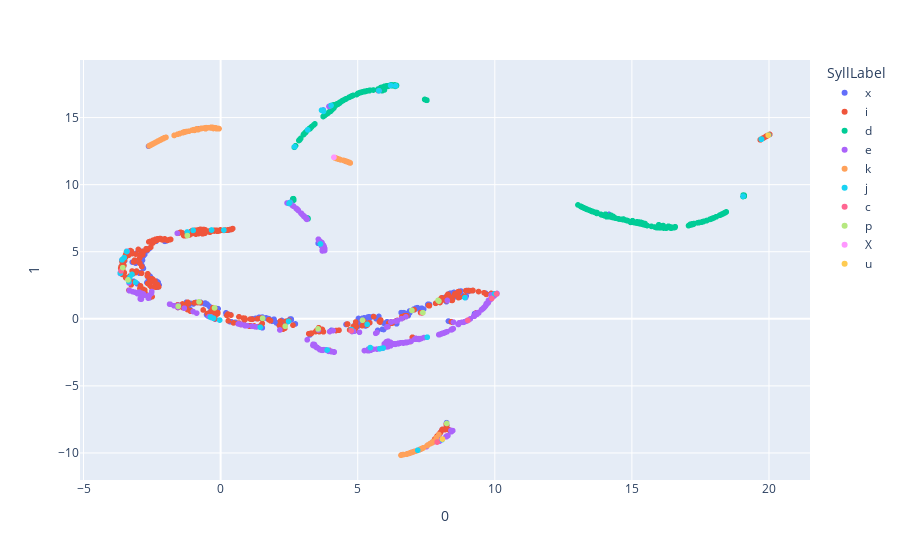

Notebook source saved alongside this figure:
### Code cell
umap_2d = umap.UMAP(n_components=2, init='random', random_state=0, min_dist=0, n_neighbors=20)
#umap_3d = UMAP(n_components=3, init='random', random_state=0)

proj_2d = umap_2d.fit_transform(data1)
#proj_3d = umap_3d.fit_transform(features)

fig_2d = px.scatter(
    proj_2d, x=0, y=1,
    color=data.SyllLabel, labels={'color': 'SyllLabel'}
)
# fig_3d = px.scatter_3d(
#     proj_3d, x=0, y=1, z=2,
#     color=df.species, labels={'color': 'species'}
# )
# fig_3d.update_traces(marker_size=5)

fig_2d.show()
#fig_3d.show()

### Figure 1 — Plotly figure (JSON) as saved in the notebook; plotly's stock layout.template omitted (floating-point values rounded to 4 significant figures; data arrays with more than 128 entries replaced by an {"elided": "..."} marker saying what was removed)
{"data": [{"hovertemplate": "SyllLabel=x<br>0=%{x}<br>1=%{y}<extra></extra>", "legendgroup": "x", "marker": {"color": "#636efa", "symbol": "circle"}, "mode": "markers", "name": "x", "showlegend": true, "type": "scattergl", "x": {"elided": "348 float values"}, "xaxis": "x", "y": {"elided": "348 float values"}, "yaxis": "y"}, {"hovertemplate": "SyllLabel=i<br>0=%{x}<br>1=%{y}<extra></extra>", "legendgroup": "i", "marker": {"color": "#EF553B", "symbol": "circle"}, "mode": "markers", "name": "i", "showlegend": true, "type": "scattergl", "x": {"elided": "461 float values"}, "xaxis": "x", "y": {"elided": "461 float values"}, "yaxis": "y"}, {"hovertemplate": "SyllLabel=d<br>0=%{x}<br>1=%{y}<extra></extra>", "legendgroup": "d", "marker": {"color": "#00cc96", "symbol": "circle"}, "mode": "markers", "name": "d", "showlegend": true, "type": "scattergl", "x": {"elided": "441 float values"}, "xaxis": "x", "y": {"elided": "441 float values"}, "yaxis": "y"}, {"hovertemplate": "SyllLabel=e<br>0=%{x}<br>1=%{y}<extra></extra>", "legendgroup": "e", "marker": {"color": "#ab63fa", "symbol": "circle"}, "mode": "markers", "name": "e", "showlegend": true, "type": "scattergl", "x": {"elided": "434 float values"}, "xaxis": "x", "y": {"elided": "434 float values"}, "yaxis": "y"}, {"hovertemplate": "SyllLabel=k<br>0=%{x}<br>1=%{y}<extra></extra>", "legendgroup": "k", "marker": {"color": "#FFA15A", "symbol": "circle"}, "mode": "markers", "name": "k", "showlegend": true, "type": "scattergl", "x": {"elided": "201 float values"}, "xaxis": "x", "y": {"elided": "201 float values"}, "yaxis": "y"}, {"hovertemplate": "SyllLabel=j<br>0=%{x}<br>1=%{y}<extra></extra>", "legendgroup": "j", "marker": {"color": "#19d3f3", "symbol": "circle"}, "mode": "markers", "name": "j", "showlegend": true, "type": "scattergl", "x": [6.199, 0.117, 5.929, -1.219, 3.641, 3.179, 2.496, -3.596, 3.742, 3.752, -0.3304, -3.31, 3.885, 6.381, 5.459, 5.804, -0.0344, -0.257, 19.06, 3.681, 2.698, -3.233, 19.72, -3.424, 7.191, 8.911, 2.525, 4.77, -3.517, 3.735, 4.027, 8.083, 19.73, 2.478, -3.103, -1.002, 19.99, -0.373, 1.444, 19.99, 9.992, 7.536, 5.344, -3.35, 5.773, -3.656, 19.97], "xaxis": "x", "y": [17.4, 6.614, -2.176, 6.471, 5.579, 14.08, 8.602, 4.394, 15.52, 15.46, 6.619, 3.086, -2.325, 17.37, -2.145, -2.231, -0.09587, 0.03407, 9.143, 15.55, 12.83, 3.311, 13.39, 5.017, -9.795, 1.579, 8.663, -0.8019, 4.566, 15.56, 15.9, -9.005, 13.4, -0.1835, 2.72, 6.592, 13.7, 0.1266, -0.6251, 13.7, 1.865, -1.369, -0.4125, 2.787, 17.0, 3.409, 13.69], "yaxis": "y"}, {"hovertemplate": "SyllLabel=c<br>0=%{x}<br>1=%{y}<extra></extra>", "legendgroup": "c", "marker": {"color": "#FF6692", "symbol": "circle"}, "mode": "markers", "name": "c", "showlegend": true, "type": "scattergl", "x": [9.018, 9.892, 7.897, -3.63, 7.349, 4.763, 10.06], "xaxis": "x", "y": [-0.1138, 1.516, -9.187, 3.576, 0.4211, -0.8941, 1.858], "yaxis": "y"}, {"hovertemplate": "SyllLabel=p<br>0=%{x}<br>1=%{y}<extra></extra>", "legendgroup": "p", "marker": {"color": "#B6E880", "symbol": "circle"}, "mode": "markers", "name": "p", "showlegend": true, "type": "scattergl", "x": [7.931, -3.57, -3.378, -1.214, 3.555, 2.356, -1.547, 7.378, 5.176, 6.976, 8.247, -0.7877, 1.532, 7.962, -0.2221], "xaxis": "x", "y": [1.374, 3.812, 2.902, 6.206, -0.7529, -0.5552, 0.9333, 0.4579, -0.1059, 0.6238, -7.802, 1.264, 0.03438, 1.318, 0.8114], "yaxis": "y"}, {"hovertemplate": "SyllLabel=X<br>0=%{x}<br>1=%{y}<extra></extra>", "legendgroup": "X", "marker": {"color": "#FF97FF", "symbol": "circle"}, "mode": "markers", "name": "X", "showlegend": true, "type": "scattergl", "x": [4.132], "xaxis": "x", "y": [12.04], "yaxis": "y"}, {"hovertemplate": "SyllLabel=u<br>0=%{x}<br>1=%{y}<extra></extra>", "legendgroup": "u", "marker": {"color": "#FECB52", "symbol": "circle"}, "mode": "markers", "name": "u", "showlegend": true, "type": "scattergl", "x": [8.092, 19.97], "xaxis": "x", "y": [-8.963, 13.69], "yaxis": "y"}], "layout": {"legend": {"title": {"text": "SyllLabel"}, "tracegroupgap": 0}, "margin": {"t": 60}, "xaxis": {"anchor": "y", "domain": [0, 1], "title": {"text": "0"}}, "yaxis": {"anchor": "x", "domain": [0, 1], "title": {"text": "1"}}}}
